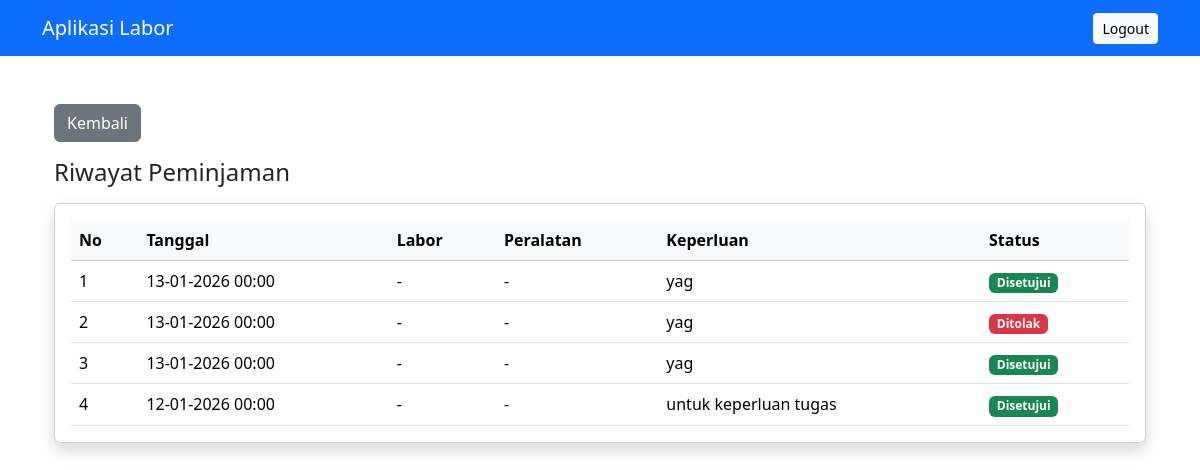
The app's page /peminjaman/riwayat.php (signed in) with its own data.
### tables this page shows
CREATE TABLE `peminjaman` (
  `id` int(11) NOT NULL,
  `user_id` int(11) DEFAULT NULL,
  `tanggal` date DEFAULT NULL,
  `tanggung_jawab` varchar(100) DEFAULT NULL,
  `created_at` timestamp NOT NULL DEFAULT current_timestamp(),
  `status` varchar(20) NOT NULL DEFAULT 'Menunggu',
  `keterangan` varchar(255) DEFAULT NULL,
  `alat_id` int(11) DEFAULT NULL,
  `labor_id` int(11) DEFAULT NULL,
  `barang_labor_id` int(11) DEFAULT NULL
);

### peminjaman/riwayat.php (the view, shortened to what this page needs)
<?php
include '../config/database.php';
include '../assets/header.php';
$q=mysqli_query($conn,"
SELECT p.id, p.tanggal, p.tanggung_jawab, p.status, bl.nama as barang_nama, l.nama as labor_nama
FROM peminjaman p
LEFT JOIN barang_labor bl ON p.barang_labor_id=bl.id
LEFT JOIN labor l ON p.labor_id=l.id
WHERE p.user_id=$_SESSION[user_id]
ORDER BY p.tanggal DESC
");
?>
<div class="container py-4">
  <a href="../dashboard.php" class="btn btn-secondary mb-3"><i class="fas fa-arrow-left"></i> Kembali</a>
  <h4 class="mb-3"><i class="fas fa-history"></i> Riwayat Peminjaman</h4>
  <div class="card shadow">
    <div class="card-body">
      <?php if(mysqli_num_rows($q) > 0): ?>
        <div class="table-responsive">
          <table class="table table-hover mb-0">
            <thead class="table-light">
              <tr>
                <th>No</th>
                <th>Tanggal</th>
                <th>Labor</th>
                <th>Peralatan</th>
                <th>Keperluan</th>
                <th>Status</th>
              </tr>
            </thead>
            <tbody>
              <?php $no=1; while($d=mysqli_fetch_assoc($q)){ ?>
              <tr>
                <td><?=$no++?></td>
                <td><?=date('d-m-Y H:i', strtotime($d['tanggal']))?></td>
                <td><?=$d['labor_nama'] ? '<strong>'.$d['labor_nama'].'</strong>' : '-'?></td>
                <td><?=$d['barang_nama'] ? $d['barang_nama'] : '-'?></td>
                <td><?=htmlspecialchars($d['tanggung_jawab'])?></td>
                <td>
                  <?php
                    if($d['status'] === 'Menunggu') echo '<span class="badge bg-warning text-dark">Menunggu</span>';
                    elseif($d['status'] === 'Disetujui') echo '<span class="badge bg-success">Disetujui</span>';
                    elseif($d['status'] === 'Ditolak') echo '<span class="badge bg-danger">Ditolak</span>';
                  ?>
                </td>
              </tr>
              <?php } ?>
            </tbody>
          </table>
        </div>
      <?php endif; ?>
    </div>
  </div>
</div>
<?php include '../assets/footer.php'; ?>

### records on screen
peminjaman: tanggal "13-01-2026 00:00", tanggung_jawab "yag", status "Disetujui"
peminjaman: tanggal "13-01-2026 00:00", tanggung_jawab "yag", status "Ditolak"
peminjaman: tanggal "13-01-2026 00:00", tanggung_jawab "yag", status "Disetujui"
peminjaman: tanggal "12-01-2026 00:00", tanggung_jawab "untuk keperluan tugas", status "Disetujui"
